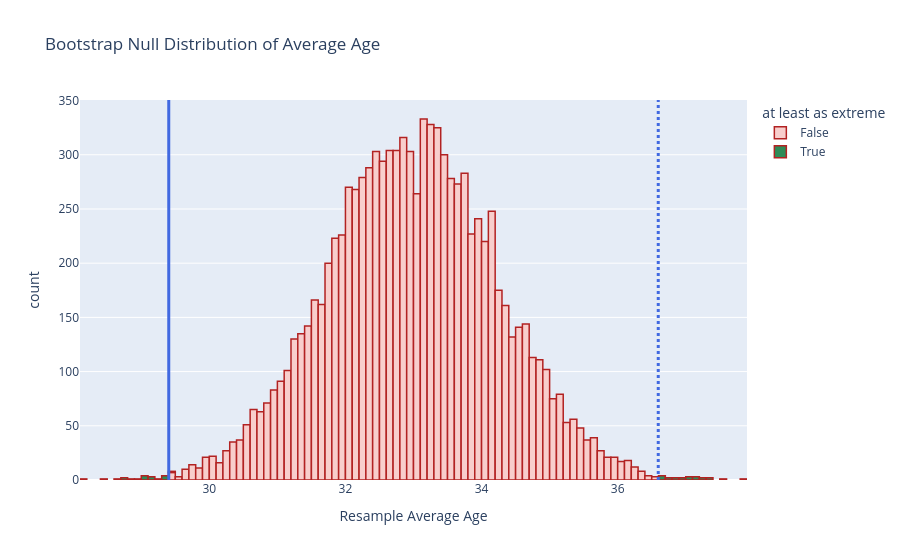

Write notebook code for a chart like this one.
### Markdown cell above
### Step 5: P-value Calculation

Since $H_A$ is two-sided, "at least as extreme" means **at least as far from 33, in either direction**, as our observed average.

So we compute how far our observed average is from 33, then determine which null averages are at least that far away. The shaded regions below show which simulated values count.

### Code cell
# How far is our observed average from the null value?
observed_distance = np.abs(observed_mean - null_value)

# Which simulated averages are at least that far from the null value (in either direction)?
null_distances = np.abs(null_means - null_value)
at_least_as_extreme = (null_distances >= observed_distance)

# Visualize which simulated values are "at least as extreme" as the observed value
results = pd.DataFrame({"null means": null_means, "at least as extreme": at_least_as_extreme})

fig = px.histogram(results, x = "null means", color = "at least as extreme",
                   title = "Bootstrap Null Distribution of Average Age",
                   labels = {"null means":"Resample Average Age"},
                   color_discrete_map = {False:"#F8CECC", True:"seagreen"},
                   height = 550)

fig.update_traces(marker_line_color = "firebrick", marker_line_width = 1.5)

fig.add_vline(x = observed_mean, line_width = 3, line_color = "royalblue")
fig.add_vline(x = null_value + (null_value - observed_mean), line_width = 3, line_dash = "dot", line_color = "royalblue")

### Figure 1 — Plotly figure (JSON) as saved in the notebook; plotly's stock layout.template omitted (floating-point values rounded to 4 significant figures; data arrays with more than 128 entries replaced by an {"elided": "..."} marker saying what was removed)
{"data": [{"alignmentgroup": "True", "bingroup": "x", "hovertemplate": "at least as extreme=False<br>Resample Average Age=%{x}<br>count=%{y}<extra></extra>", "legendgroup": "False", "marker": {"color": "#F8CECC", "line": {"color": "firebrick", "width": 1.5}, "pattern": {"shape": ""}}, "name": "False", "offsetgroup": "False", "orientation": "v", "showlegend": true, "type": "histogram", "x": {"elided": "9958 float values"}, "xaxis": "x", "yaxis": "y"}, {"alignmentgroup": "True", "bingroup": "x", "hovertemplate": "at least as extreme=True<br>Resample Average Age=%{x}<br>count=%{y}<extra></extra>", "legendgroup": "True", "marker": {"color": "seagreen", "line": {"color": "firebrick", "width": 1.5}, "pattern": {"shape": ""}}, "name": "True", "offsetgroup": "True", "orientation": "v", "showlegend": true, "type": "histogram", "x": [37.03, 28.68, 36.92, 37.03, 37.19, 29.31, 37.84, 36.87, 29.06, 29.11, 29.11, 37.26, 29.36, 29.05, 37.1, 28.9, 36.85, 37.53, 36.63, 36.62, 28.79, 28.18, 29.07, 29.38, 29.4, 29.37, 28.99, 36.93, 37.09, 29.19, 29.26, 37.31, 36.71, 37.23, 29.05, 37.12, 36.74, 36.65, 28.46, 37.31, 36.62, 28.76], "xaxis": "x", "yaxis": "y"}], "layout": {"autosize": true, "barmode": "relative", "legend": {"title": {"text": "at least as extreme"}, "tracegroupgap": 0}, "shapes": [{"line": {"color": "royalblue", "width": 3}, "type": "line", "x0": 29.4, "x1": 29.4, "xref": "x", "y0": 0, "y1": 1, "yref": "y domain"}, {"line": {"color": "royalblue", "dash": "dot", "width": 3}, "type": "line", "x0": 36.6, "x1": 36.6, "xref": "x", "y0": 0, "y1": 1, "yref": "y domain"}], "title": {"text": "Bootstrap Null Distribution of Average Age"}, "xaxis": {"anchor": "y", "autorange": true, "domain": [0, 1], "range": [28.1, 37.9], "title": {"text": "Resample Average Age"}, "type": "linear"}, "yaxis": {"anchor": "x", "autorange": true, "domain": [0, 1], "range": [0, 350.5], "title": {"text": "count"}}}}
